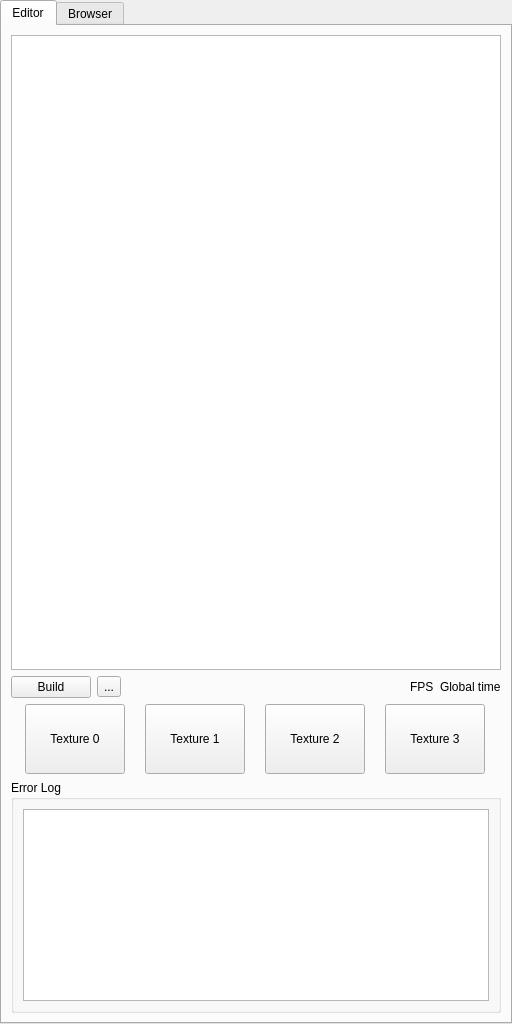
<?xml version="1.0" encoding="UTF-8"?>
<ui version="4.0">
 <class>UIShaderEditor</class>
 <widget class="QTabWidget" name="UIShaderEditor">
  <property name="geometry">
   <rect>
    <x>0</x>
    <y>0</y>
    <width>512</width>
    <height>1024</height>
   </rect>
  </property>
  <property name="windowTitle">
   <string>TabWidget</string>
  </property>
  <property name="currentIndex">
   <number>0</number>
  </property>
  <widget class="QWidget" name="tabEditor">
   <attribute name="title">
    <string>Editor</string>
   </attribute>
   <layout class="QVBoxLayout" name="verticalLayout">
    <item>
     <widget class="ShaderEditor" name="editor"/>
    </item>
    <item>
     <layout class="QHBoxLayout" name="horizontalLayout">
      <item>
       <widget class="QPushButton" name="pushButtonBuild">
        <property name="text">
         <string>Build</string>
        </property>
       </widget>
      </item>
      <item>
       <widget class="QToolButton" name="toolButtonHelp">
        <property name="text">
         <string>...</string>
        </property>
       </widget>
      </item>
      <item>
       <spacer name="horizontalSpacer">
        <property name="orientation">
         <enum>Qt::Horizontal</enum>
        </property>
        <property name="sizeHint" stdset="0">
         <size>
          <width>40</width>
          <height>20</height>
         </size>
        </property>
       </spacer>
      </item>
      <item>
       <widget class="QLabel" name="labelFPS">
        <property name="text">
         <string>FPS</string>
        </property>
       </widget>
      </item>
      <item>
       <widget class="QLabel" name="labelGlobalTime">
        <property name="text">
         <string>Global time</string>
        </property>
       </widget>
      </item>
     </layout>
    </item>
    <item>
     <layout class="QHBoxLayout" name="horizontalLayout_2">
      <item>
       <widget class="QPushButton" name="pushButtonTex_0">
        <property name="sizePolicy">
         <sizepolicy hsizetype="Fixed" vsizetype="Fixed">
          <horstretch>0</horstretch>
          <verstretch>0</verstretch>
         </sizepolicy>
        </property>
        <property name="minimumSize">
         <size>
          <width>100</width>
          <height>70</height>
         </size>
        </property>
        <property name="text">
         <string>Texture 0</string>
        </property>
        <property name="iconSize">
         <size>
          <width>90</width>
          <height>60</height>
         </size>
        </property>
        <property name="flat">
         <bool>false</bool>
        </property>
       </widget>
      </item>
      <item>
       <widget class="QPushButton" name="pushButtonTex_1">
        <property name="sizePolicy">
         <sizepolicy hsizetype="Fixed" vsizetype="Fixed">
          <horstretch>0</horstretch>
          <verstretch>0</verstretch>
         </sizepolicy>
        </property>
        <property name="minimumSize">
         <size>
          <width>100</width>
          <height>70</height>
         </size>
        </property>
        <property name="text">
         <string>Texture 1</string>
        </property>
        <property name="iconSize">
         <size>
          <width>90</width>
          <height>60</height>
         </size>
        </property>
        <property name="flat">
         <bool>false</bool>
        </property>
       </widget>
      </item>
      <item>
       <widget class="QPushButton" name="pushButtonTex_2">
        <property name="sizePolicy">
         <sizepolicy hsizetype="Fixed" vsizetype="Fixed">
          <horstretch>0</horstretch>
          <verstretch>0</verstretch>
         </sizepolicy>
        </property>
        <property name="minimumSize">
         <size>
          <width>100</width>
          <height>70</height>
         </size>
        </property>
        <property name="text">
         <string>Texture 2</string>
        </property>
        <property name="iconSize">
         <size>
          <width>90</width>
          <height>60</height>
         </size>
        </property>
        <property name="flat">
         <bool>false</bool>
        </property>
       </widget>
      </item>
      <item>
       <widget class="QPushButton" name="pushButtonTex_3">
        <property name="sizePolicy">
         <sizepolicy hsizetype="Fixed" vsizetype="Fixed">
          <horstretch>0</horstretch>
          <verstretch>0</verstretch>
         </sizepolicy>
        </property>
        <property name="minimumSize">
         <size>
          <width>100</width>
          <height>70</height>
         </size>
        </property>
        <property name="text">
         <string>Texture 3</string>
        </property>
        <property name="iconSize">
         <size>
          <width>90</width>
          <height>60</height>
         </size>
        </property>
        <property name="flat">
         <bool>false</bool>
        </property>
       </widget>
      </item>
     </layout>
    </item>
    <item>
     <widget class="QGroupBox" name="groupBox">
      <property name="sizePolicy">
       <sizepolicy hsizetype="Preferred" vsizetype="Minimum">
        <horstretch>0</horstretch>
        <verstretch>0</verstretch>
       </sizepolicy>
      </property>
      <property name="title">
       <string>Error Log</string>
      </property>
      <layout class="QVBoxLayout" name="verticalLayout_3">
       <item>
        <widget class="QListWidget" name="listWidgetErrLog">
         <property name="sizePolicy">
          <sizepolicy hsizetype="Expanding" vsizetype="Minimum">
           <horstretch>0</horstretch>
           <verstretch>0</verstretch>
          </sizepolicy>
         </property>
         <property name="resizeMode">
          <enum>QListView::Adjust</enum>
         </property>
        </widget>
       </item>
      </layout>
     </widget>
    </item>
   </layout>
  </widget>
  <widget class="QWidget" name="tabBrowser">
   <attribute name="title">
    <string>Browser</string>
   </attribute>
  </widget>
 </widget>
 <customwidgets>
  <customwidget>
   <class>ShaderEditor</class>
   <extends>QPlainTextEdit</extends>
   <header>ShaderEditor.h</header>
  </customwidget>
 </customwidgets>
 <resources/>
 <connections/>
</ui>
